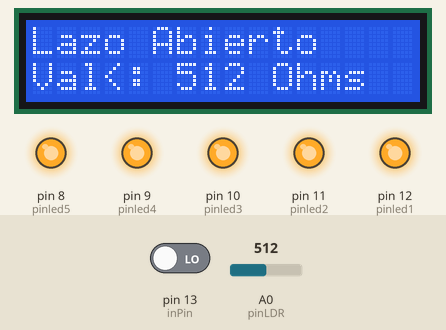
Simulated run of this sketch. Board: Arduino Uno, built with avr-gcc and run on an emulated ATmega328P. On the bench: 16×2 character LCD, output pins drawn as LEDs (lit = HIGH). The test bench sets the inputs (shaded band); at power-on: pin 13 (inPin) LOW, A0 (pinLDR) = 512.

Above: at 1.8 s.
1.9 s: pin 13 (inPin) driven HIGH
At 3.8 s:
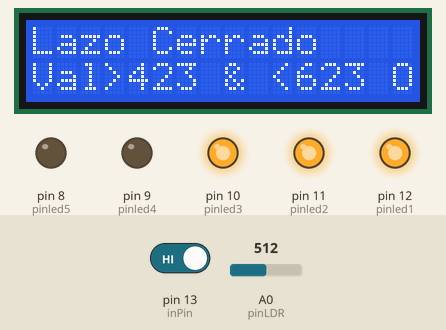
4.7 s: A0 (pinLDR) set to 241
At 7.0 s:
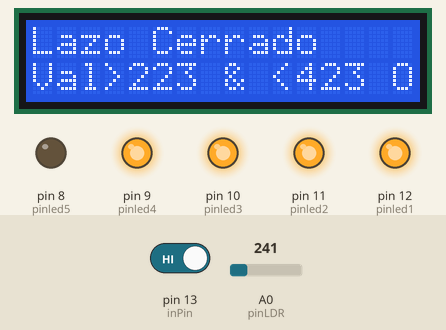
8.0 s: A0 (pinLDR) set to 216
At 11.0 s:
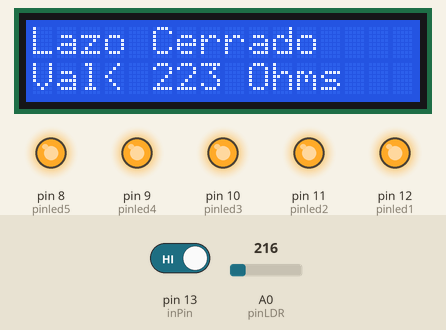
11.3 s: A0 (pinLDR) set to 1023
At 13.8 s:
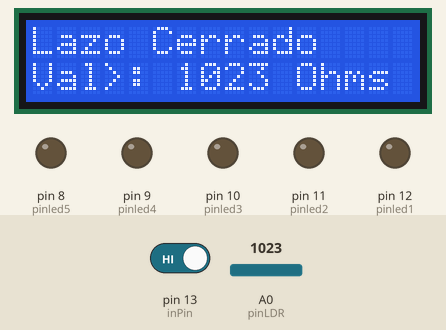
14.6 s: pin 13 (inPin) driven LOW
At 15.9 s:
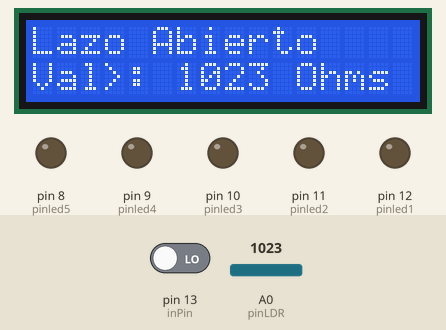
Timing chart, 0 to 17.6 s (numbered marks = the images above; inputs shaded):
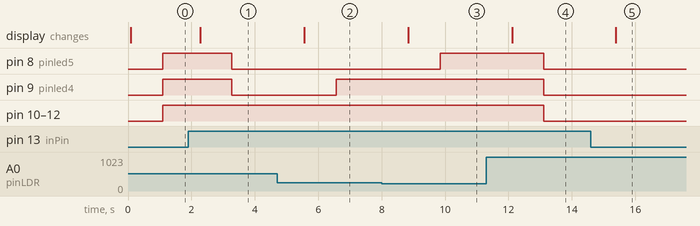

The sketch:

proyecto.ino
```cpp
#include "binary.h"
#include <Wire.h>
#include <LiquidCrystal_I2C.h>

LiquidCrystal_I2C lcd(0x27, 2, 1, 0, 4, 5, 6, 7, 3, POSITIVE);

int valorLDR;
int val = 0;

int pinled1 = 12;
int pinled2 = 11;
int pinled3 = 10;
int pinled4 = 9;
int pinled5 = 8;

int pinLDR = A0;
int inPin = 13;

void mensaje(String mens){
//comandos para mensaje en pantalla
  lcd.begin(16,2);
  lcd.home();
  //lcd.clear();
  lcd.print("Lazo Cerrado");
  lcd.setCursor(0,1);
  lcd.print(""+String(mens));
  delay(1000);
}

void mensajeAbierto(String mensaj){
//comandos para mensaje en pantalla
  lcd.begin(16,2);
  lcd.home();
  //lcd.clear();
  lcd.print("Lazo Abierto");
  lcd.setCursor(0,1);
  lcd.print(""+String(mensaj));
  delay(1000);
}

void setup() {
  // put your setup code here, to run once:


  pinMode(pinled1, OUTPUT);
  pinMode(pinled2, OUTPUT);
  pinMode(pinled3, OUTPUT);
  pinMode(pinled4, OUTPUT);
  pinMode(pinled5, OUTPUT);
  pinMode(inPin, INPUT);

  analogReference(EXTERNAL);


}

void loop() {
  // put your main code here, to run repeatedly:

  // Routine that read the DIP Switch configuration


valorLDR = analogRead(pinLDR);
val = digitalRead(inPin);

switch(val){
  case 1:


    if (valorLDR >= 1023 ){
    mensaje("Val>: "+String(valorLDR)+" Ohms");
    digitalWrite(pinled1, LOW);
    digitalWrite(pinled2, LOW);
    digitalWrite(pinled3, LOW);
    digitalWrite(pinled4, LOW);
    digitalWrite(pinled5, LOW);
  }

  else if((valorLDR >= 823) & (valorLDR < 1023)){
    mensaje("Val>823 & <1023 Ohms");
    digitalWrite(pinled1, HIGH);
    digitalWrite(pinled2, LOW);
    digitalWrite(pinled3, LOW);
    digitalWrite(pinled4, LOW);
    digitalWrite(pinled5, LOW);
  }

  else if((valorLDR >= 623) & (valorLDR < 823)){
    mensaje("Val>623 & <823 Ohms");
    digitalWrite(pinled1, HIGH);
    digitalWrite(pinled2, HIGH);
    digitalWrite(pinled3, LOW);
    digitalWrite(pinled4, LOW);
    digitalWrite(pinled5, LOW);
  }

  else if((valorLDR >= 423) & (valorLDR < 623)){
    mensaje("Val>423 & <623 Ohms");
    digitalWrite(pinled1, HIGH);
    digitalWrite(pinled2, HIGH);
    digitalWrite(pinled3, HIGH);
    digitalWrite(pinled4, LOW);
    digitalWrite(pinled5, LOW);
  }

  else if((valorLDR >= 223) & (valorLDR < 423)){
    mensaje("Val>223 & <423 Ohms");
    digitalWrite(pinled1, HIGH);
    digitalWrite(pinled2, HIGH);
    digitalWrite(pinled3, HIGH);
    digitalWrite(pinled4, HIGH);
    digitalWrite(pinled5, LOW);
  }

  else{
    mensaje("Val< 223 Ohms");
    digitalWrite(pinled1, HIGH);
    digitalWrite(pinled2, HIGH);
    digitalWrite(pinled3, HIGH);
    digitalWrite(pinled4, HIGH);
    digitalWrite(pinled5, HIGH);
  }
  break;
  case 0:
  if (valorLDR >= 623){
    mensajeAbierto("Val>: "+String(valorLDR)+" Ohms");
    digitalWrite(pinled1, LOW);
    digitalWrite(pinled2, LOW);
    digitalWrite(pinled3, LOW);
    digitalWrite(pinled4, LOW);
    digitalWrite(pinled5, LOW);
  }
  else{
    mensajeAbierto("Val<: "+String(valorLDR)+" Ohms");
    digitalWrite(pinled1, HIGH);
    digitalWrite(pinled2, HIGH);
    digitalWrite(pinled3, HIGH);
    digitalWrite(pinled4, HIGH);
    digitalWrite(pinled5, HIGH);
  }
    break;
}

}
```

Measured:
- the behaviour switches between 223 and 222 on A0 (pinLDR) (found by bisection; images 2 and 3)
- after the input at 1.9 s, pin 8 (pinled5), pin 9 (pinled4): HIGH → LOW after 1.4 s; the display: changes after 0.38 s (image 1)
- after the input at 4.7 s, pin 9 (pinled4): LOW → HIGH after 1.9 s; the display: changes after 0.86 s (image 2)
- after the input at 8.0 s, pin 8 (pinled5): LOW → HIGH after 1.8 s; the display: changes after 0.84 s (image 3)
- after the input at 11.3 s, pin 8 (pinled5), pin 9 (pinled4), pin 10 (pinled3), pin 11 (pinled2), pin 12 (pinled1): HIGH → LOW after 1.8 s; the display: changes after 0.82 s (image 4)
- after the input at 14.6 s, the display: changes after 0.79 s (image 5)
